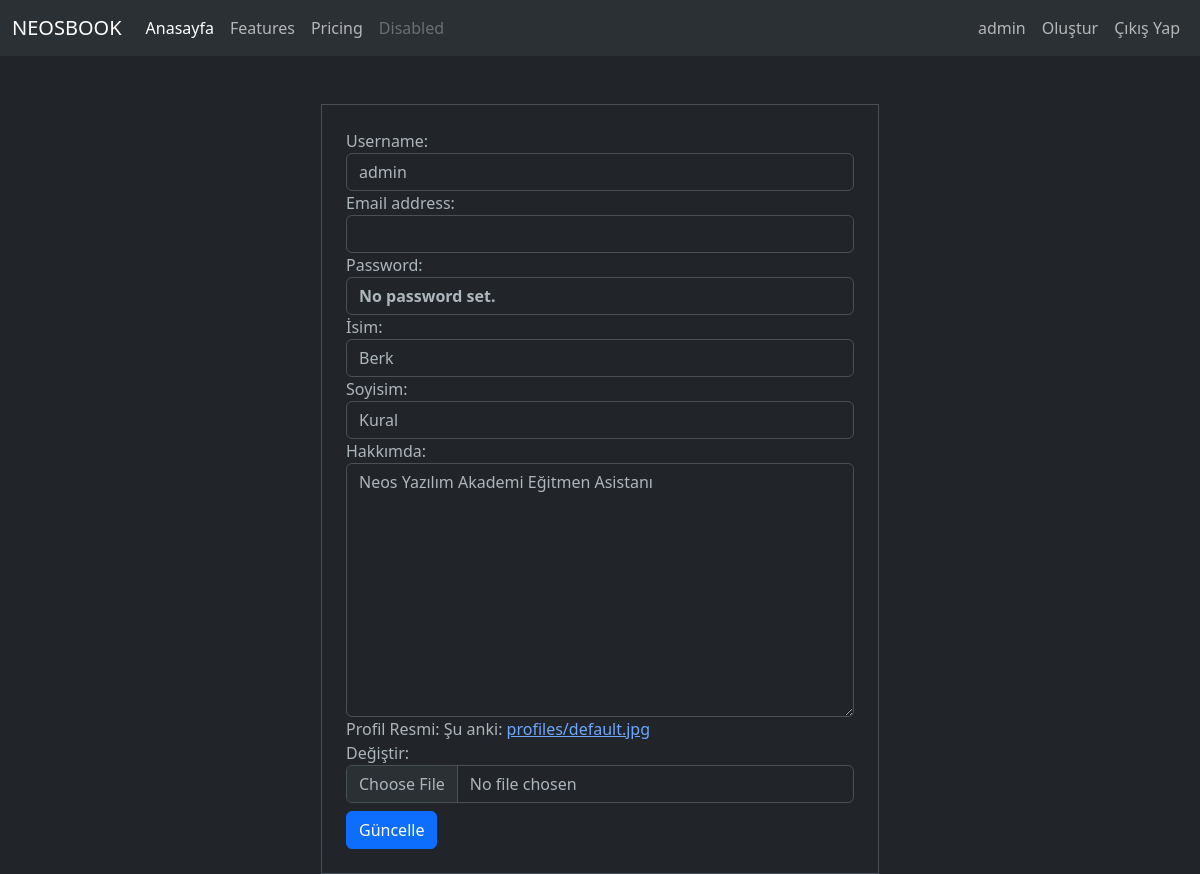
Screenshot of /user/update/ (signed in) with the database file from the repository.
### user/models.py (models this page shows, shortened)
class Profile(models.Model):
    id = models.UUIDField(primary_key=True, default = uuid.uuid4, editable = False)
    user = models.OneToOneField(User, on_delete= models.CASCADE)
    name = models.CharField(max_length=100, verbose_name='İsim')
    surname = models.CharField(max_length=100, verbose_name='Soyisim')
    bio = models.TextField(max_length=500, verbose_name='Hakkımda', default="Merhaba, ben bir blog yazarıyım.")
    image = models.FileField(upload_to='profiles/', null=True, verbose_name='Profil Resmi', default='profiles/default.jpg')
    created_at = models.DateTimeField(auto_now_add=True, verbose_name='Oluşturulma Tarihi"')
    follow = models.ManyToManyField('self', symmetrical=False, related_name='Takip', verbose_name= 'Takip', blank=True)
    followers = models.ManyToManyField('self', symmetrical=False, related_name='Takipçi', verbose_name='Takipçiler', blank=True)
    slug = models.SlugField(null=True, blank=True, editable=False,)

### user/views.py (the view, shortened to what this page needs)
# urls.py: path('update/', update, name = 'update'),
@login_required(login_url='login')
def update(request):
    myUser = request.user
    myProfile = request.user.profile
    form = UserForm(instance = myUser) # bilgilerini göstermek istediğimiz kullanıcıyı instance olarak belirtiyoruz!
    profilForm = ProfilForm(instance = myProfile)
    context = {
        'form':form,
        'profilForm': profilForm,
    }
    return render(request,'user/update.html', context)

### user/forms.py
class UserForm(UserChangeForm):
    class Meta:
        model = User
        fields = ['username', 'email']
    def __init__(self, *args, **kwargs):
        super(UserForm, self).__init__(*args, **kwargs)
        for name, field in self.fields.items():
            field.widget.attrs.update({'class':'form-control'})
            field.help_text = ''

class ProfilForm(ModelForm):
    class Meta:
        model = Profile
        fields = ['name', 'surname', 'bio', 'image']
    def __init__(self, *args, **kwargs):
        super(ProfilForm, self).__init__(*args, **kwargs)
        for name, field in self.fields.items():
            field.widget.attrs.update({'class':'form-control'})

### templates/user/update.html (shortened to what this page needs)
{% extends "index.html" %}
{% load static %}
{% block content %}
    <form action="" method="POST" enctype="multipart/form-data" class="m-auto w-50 border p-4">
        {{form}}
        {{profilForm}}
        <input type="submit" value="Güncelle" class="btn btn-primary mt-2">
    </form>
{% endblock content %}

### templates/partials/_navbar.html (shortened to what this page needs)
<nav class="navbar navbar-expand-lg bg-body-tertiary">
    <div class="container-fluid">
      <a class="navbar-brand" href="/">NEOSBOOK</a>
      <div class="collapse navbar-collapse justify-content-between" id="navbarNav">
        <ul class="navbar-nav">
          <li class="nav-item">
            <a class="nav-link active" aria-current="page" href="/">Anasayfa</a>
          </li>
          <li class="nav-item">
            <a class="nav-link" href="#">Features</a>
          </li>
          <li class="nav-item">
            <a class="nav-link" href="#">Pricing</a>
          </li>
          <li class="nav-item">
            <a class="nav-link disabled">Disabled</a>
          </li>
        </ul>
        <ul class="navbar-nav">
          {% if user.is_authenticated %}
            <li class="nav-item">
              <a href="{% url 'profile' request.user.profile.slug %}" class="nav-link">
                {{request.user}}
              </a>
            </li>
            <li class="nav-item">
              <a href="/create/" class="nav-link">
                Oluştur
              </a>
            </li>
            <li class="nav-item">
              <a href="/user/logout/" class="nav-link">
                Çıkış Yap
              </a>
            </li>
          {% endif %}
        </ul>
      </div>
    </div>
  </nav>

### rows the page displays
Profile: name "Berk", surname "Kural", bio "Neos Yazılım Akademi Eğitmen Asistanı"

### other values shown
{{ request.user }} "admin"
